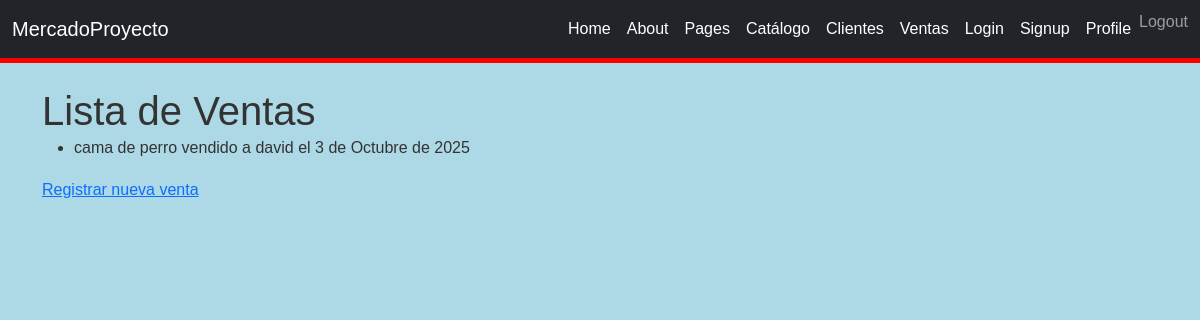
Page /ventas/ on the earlier database version.
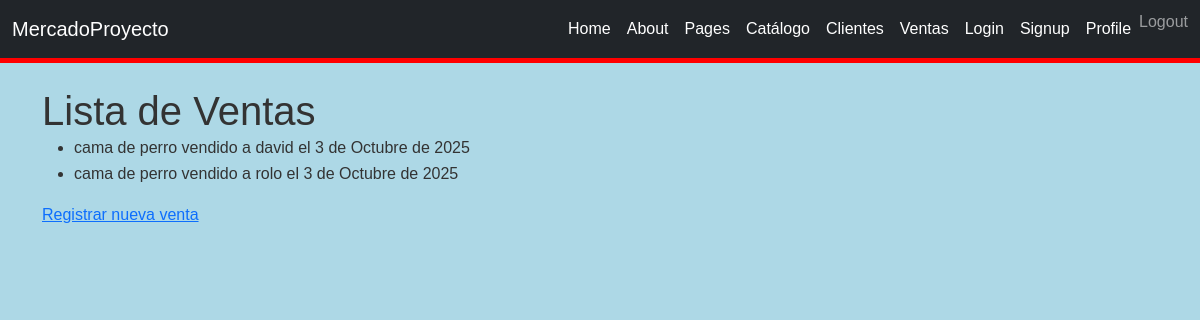
Same page on the later database version.
### tienda/models.py (models this page shows, shortened)
class Venta(models.Model): # 👈 CAMBIO AQUÍ: de Pedido a Venta
    cliente = models.ForeignKey(Cliente, on_delete=models.CASCADE)
    producto = models.ForeignKey(Producto, on_delete=models.CASCADE)
    fecha = models.DateField(auto_now_add=True) # Usamos auto_now_add=True para que se ponga la fecha automáticamente al crear.

class Producto(models.Model):
    nombre = models.CharField(max_length=100)
    precio = models.DecimalField(max_digits=10, decimal_places=2)

class Cliente(models.Model):
    nombre = models.CharField(max_length=100)
    email = models.EmailField(unique=True)

### tienda/views.py (the view)
# urls.py: path('ventas/', views.lista_ventas, name='lista_ventas'),
def lista_ventas(request):
    ventas = Venta.objects.all()
    return render(request, 'lista_ventas.html', {'ventas': ventas})

### templates/lista_ventas.html (shortened to what this page needs)
{% extends 'base.html' %}
{% block content %}
<h1>Lista de Ventas</h1>
<ul>
    {% for venta in ventas %}
        <li>{{ venta.producto.nombre }} vendido a {{ venta.cliente.nombre }} el {{ venta.fecha }}</li>
    {% endfor %}
</ul>
<a href="{% url 'agregar_venta' %}">Registrar nueva venta</a>
{% endblock %}

Differences in the rows shown:
added Venta: producto.nombre "cama de perro", cliente.nombre "rolo", fecha "3 de Octubre de 2025"
